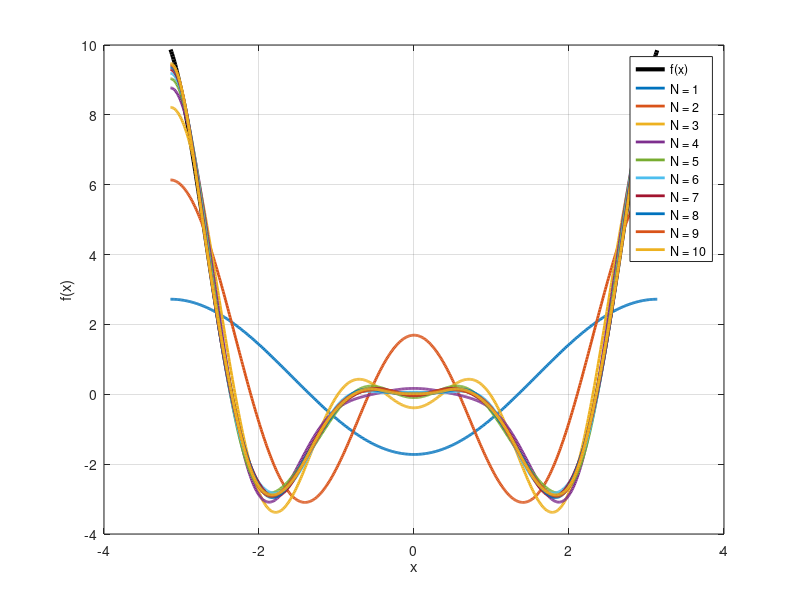

MATLAB code to generate this figure:
close all
clc;

x = -pi:0.01:pi; % range of X
N = 10; % number of fourier coefficients

% actual function
% here we can define any function and no need to make changes anywhere else, as the written code is generallised for any function fx(x) and expeacted result will be plotted
fx = @(x) (x.^2).*cos(2*x);

% plot
figure;
plot(x,fx(x),'k','LineWidth',3,'DisplayName','f(x)'); grid on
xlabel('x')
ylabel('f(x)')
hold on;

% Compute coefficients (See Lecture Notes)
a0 = (0.5/pi)*integral(fx,-pi,pi);

for ii = 1:N
    fx1 = @(x) fx(x).*cos(ii*x);
    fx2 = @(x) fx(x).*sin(ii*x);
    an(ii) = (1/pi)*integral(fx1,-pi,pi);
    bn(ii) = (1/pi)*integral(fx2,-pi,pi);
end

fx_ii = zeros(1,length(x)) + a0; % Initialize
for ii = 1:N
    fourier_coeff = (an(ii)*cos(ii*x) + bn(ii)*sin(ii*x));
    fx_ii = fx_ii + fourier_coeff;
    plot(x,fx_ii,'LineWidth',2,'DisplayName',['N = ',num2str(ii)]) % Uncomment this line to see ALL of them
end
legend show
